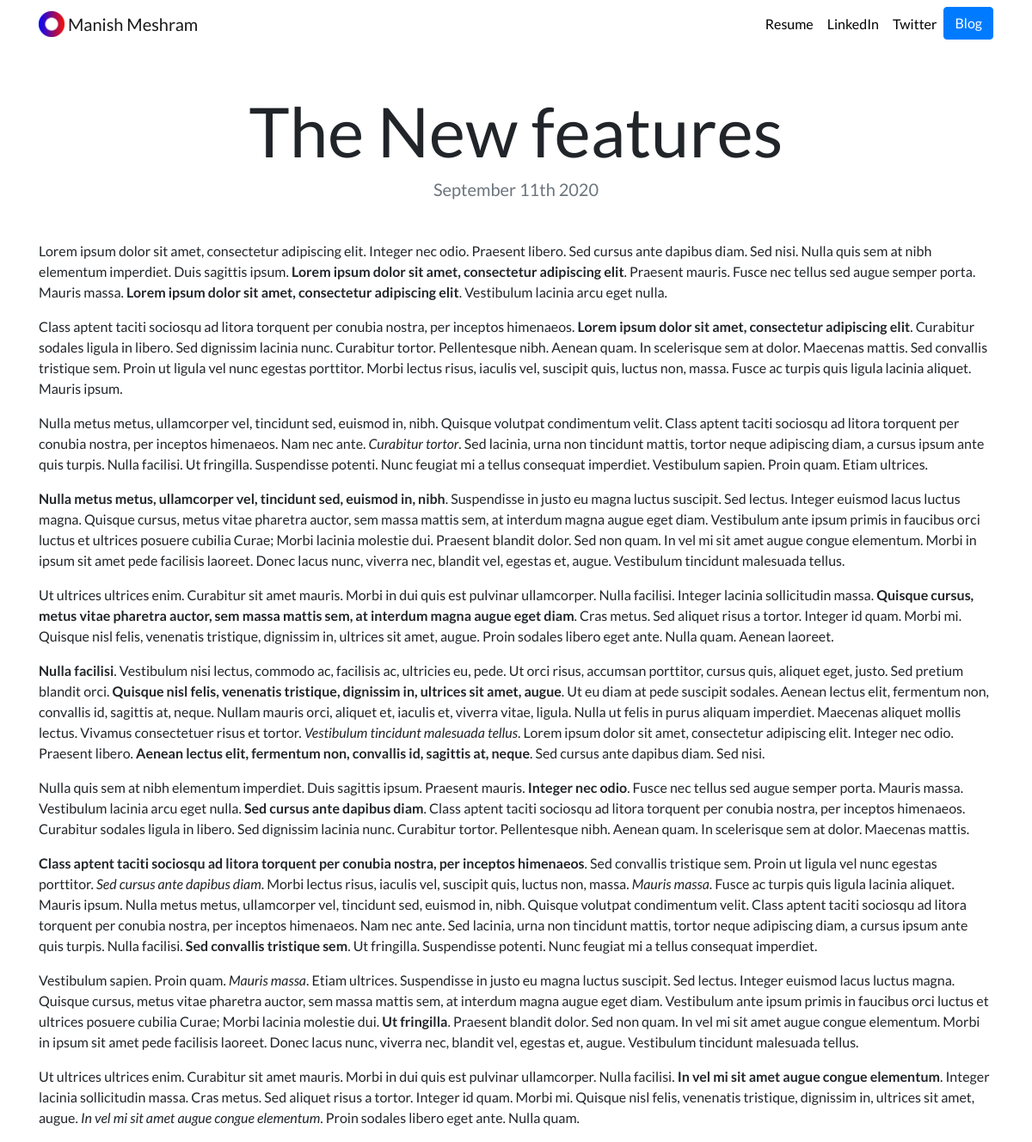
Page /blog/1/ on the committed database.
### blog/models.py (models this page shows, shortened)
class Blog(models.Model):
    title = models.CharField(max_length=200)
    description = models.TextField()
    date = models.DateField()

### blog/views.py (the view)
# urls.py: path('<int:blog_id>/', views.detail, name='detail'),
def detail(request, blog_id):
    blog = get_object_or_404(Blog , pk = blog_id)
    return render(request,'blog/detail.html', {'blog': blog })

### blog/templates/blog/detail.html
{% extends "portfolio/base.html" %}
{% load static %}
{% block content %}
<h1 class="text-center mt-5" id="blogdetailtitle">{{ blog.title }}</h1>
<h5 class="text-center text-muted mb-5">{{ blog.date|date:'F jS Y' }}</h5>
{{ blog.description|safe }}
{% endblock %}

### portfolio/static/portfolio/custom.css (style rules this page uses)
body { font-family: 'Lato', sans-serif; }
@media (min-width: 992px) { #blogdetailtitle { font-size: 5rem; } }

### rows in the picture
Blog: title "The New features", date "September 11th 2020", description "Lorem ipsum dolor sit amet, consectetur adipiscing elit. Integer nec odio. Praesent libero. Sed cursus ante dapibus diam. Sed nisi. Nulla quis sem at nibh elementum imperdiet. Duis sagittis ipsum. Lorem ipsum dolor sit amet, consectetur adipiscing elit . Praesent mauris. Fusce nec tellus sed augue semper porta. Mauris massa. Lorem ipsum dolor sit amet, consectetur adipiscing elit . Vestibulum lacinia arcu eget nulla. Class aptent taciti sociosqu ad litora torquent per conubia nostra, per inceptos himenaeos. Lorem ipsum dolor sit amet, consectetur adipiscing elit . Curabitur sodales ligula in libero. Sed dignissim lacinia nunc. Curabitur tortor. Pellentesque nibh. Aenean quam. In scelerisque…"
